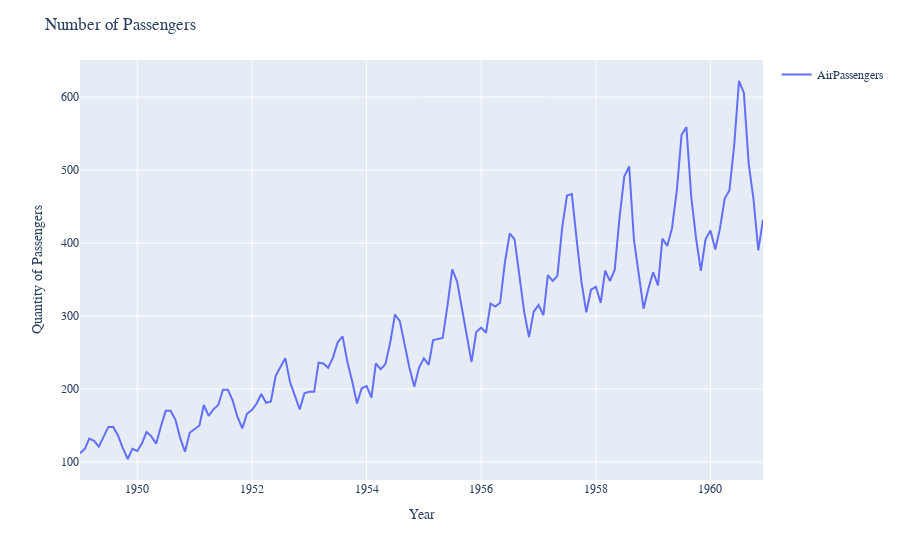

The notebook cell saved with this chart:
### Markdown cell above
### VISUALIZACIÓN SERIE TEMPORAL

### Code cell
# === SERIE TEMPORAL - VISUALIZATION ===
# =======================================================
fig = px.line(air, height=400)
fig.update_layout(
    title="Number of Passengers",
    xaxis_title="Year",
    yaxis_title="Quantity of Passengers",
    legend_title="",
    height=400,
    font=dict(
        family="Courier New, monospace",
        size=12))
fig.show()

### Figure 1 — Plotly figure (JSON) as saved in the notebook; plotly's stock layout.template omitted (floating-point values rounded to 4 significant figures; data arrays with more than 128 entries replaced by an {"elided": "..."} marker saying what was removed)
{"data": [{"hovertemplate": "variable=AirPassengers<br>Month=%{x}<br>value=%{y}<extra></extra>", "legendgroup": "AirPassengers", "line": {"color": "#636efa", "dash": "solid"}, "marker": {"symbol": "circle"}, "mode": "lines", "name": "AirPassengers", "orientation": "v", "showlegend": true, "type": "scatter", "x": {"elided": "144 str values"}, "xaxis": "x", "y": {"elided": "144 int values"}, "yaxis": "y"}], "layout": {"autosize": true, "font": {"family": "Courier New, monospace", "size": 12}, "legend": {"title": {"text": ""}, "tracegroupgap": 0}, "margin": {"t": 60}, "title": {"text": "Number of Passengers"}, "xaxis": {"anchor": "y", "autorange": true, "domain": [0, 1], "range": ["1949-01-01", "1960-12-01"], "title": {"text": "Year"}, "type": "date"}, "yaxis": {"anchor": "x", "autorange": true, "domain": [0, 1], "range": [75.22, 650.8], "title": {"text": "Quantity of Passengers"}, "type": "linear"}}}
